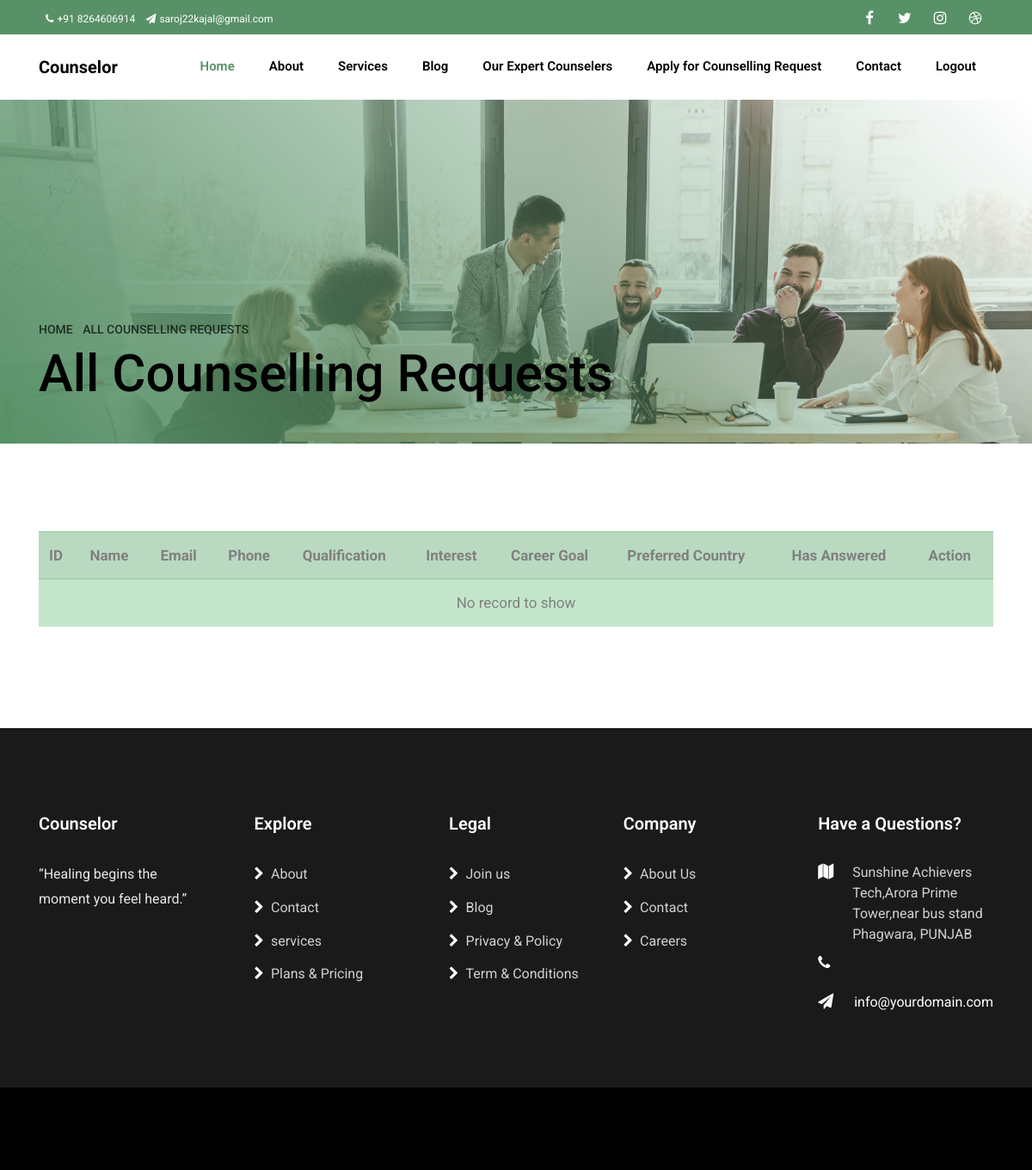
Before: /conreq_view.php (signed in) with the older database file.
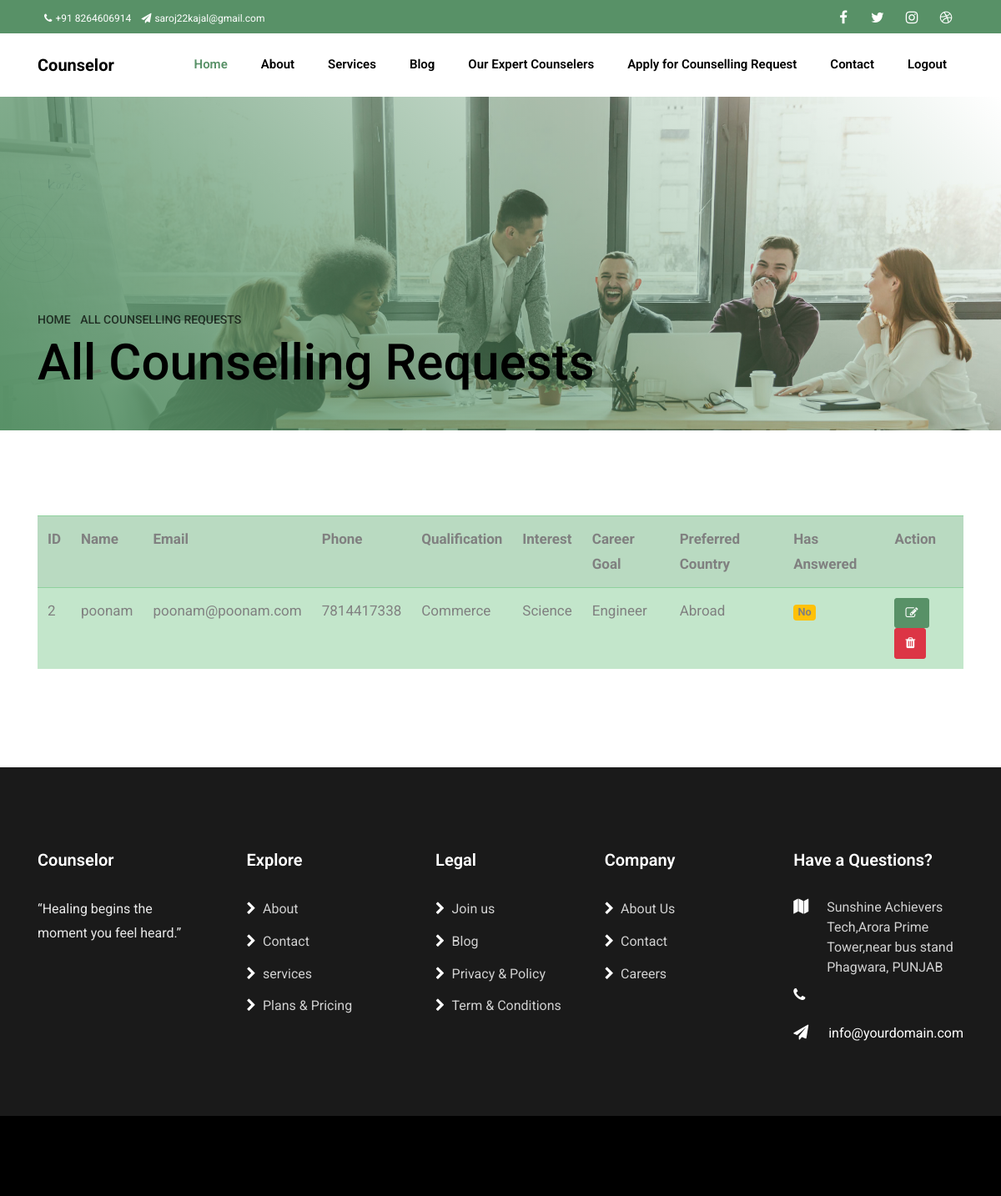
After: the same page with the newer database file.
### tables this page shows
CREATE TABLE `counselling_requests` (
  `id` int NOT NULL AUTO_INCREMENT,
  `name` varchar(100) NOT NULL,
  `email` varchar(100) NOT NULL,
  `phone` varchar(20) NOT NULL,
  `qualification` varchar(50) NOT NULL,
  `interest` text NOT NULL,
  `career_goal` varchar(100) DEFAULT NULL,
  `preferred_country` varchar(50) DEFAULT NULL,
  `comments` text,
  `has_answered` enum('yes','no') NOT NULL DEFAULT 'no',
  `created_at` timestamp NULL DEFAULT CURRENT_TIMESTAMP,
  PRIMARY KEY (`id`)
);

### conreq_view.php (the view, shortened to what this page needs)
<?php
include 'config.php';
include('header.php');
$result = $conn->query("SELECT * FROM counselling_requests");
?>
<section class="hero-wrap hero-wrap-2" style="background-image: url('../asset/images/bg_2.jpg');"
    data-stellar-background-ratio="0.5">
    <div class="overlay"></div>
    <div class="container">
        <div class="row no-gutters slider-text align-items-end">
            <div class="col-md-9 ftco-animate pb-5">
                <p class="breadcrumbs mb-2"><span class="mr-2"><a href="index.php">Home </a></span> <span><a href="conreq_view.php">All
                            Counselling Requests<i class="ion-ios-arrow-forward"></i></a></span></p>
                <h1 class="mb-0 bread">All Counselling Requests</h1>
            </div>
        </div>
    </div>
</section>
<section class="ftco-section">
    <div class="container">
        <table class="table table-success table-striped">
            <tr>
                <th>ID</th>
                <th>Name</th>
                <th>Email</th>
                <th>Phone</th>
                <th>Qualification</th>
                <th>Interest</th>
                <th>Career Goal</th>
                <th>Preferred Country</th>
                <th>Has Answered</th>
                <th>Action</th>
            </tr>
            <?php if ($result->num_rows > 0): ?>
                <?php while ($row = $result->fetch_assoc()) { ?>
                    <tr>
                        <td><?php echo $row['id']; ?></td>
                        <td><?php echo $row['name']; ?></td>
                        <td><?php echo $row['email']; ?></td>
                        <td><?php echo $row['phone']; ?></td>
                        <td><?php echo $row['qualification']; ?></td>
                        <td><?php echo $row['interest']; ?></td>
                        <td><?php echo $row['career_goal']; ?></td>
                        <td><?php echo $row['preferred_country']; ?></td>
                        <td>
                            <?php
                                echo ($row['has_answered'] == 'yes')
                                    ? "<span class='badge bg-success text-white'>Yes</span>"
                                    : "<span class='badge bg-warning'>No</span>";
                            ?>
                        </td>
                        <td>
                            <a href="./conreq_edit.php?id=<?php echo $row['id']; ?>">
                                <button class="btn btn-primary" name="id"><i class="fa fa-edit"></i></button>
                            </a>
                            <a href="./conreq_delete.php?id=<?php echo $row['id']; ?>" onclick="return confirm('Are you sure?')">
                                <button class="btn btn-danger" name="id"><i class="fa fa-trash"></i></button>
                            </a>
                        </td>
                    </tr>
                <?php } ?>
            <?php else: ?>
                <tr>
                    <td colspan="10" class="text-center">No record to show</td>
                </tr>
            <?php endif; ?>
        </table>
    </div>
</section>
<?php include('footer.php'); ?>

Changed rows visible on the page:
added counselling_requests: id "2", name "poonam", email "poonam@poonam.com", phone "7814417338", qualification "Commerce", interest "Science", career_goal "Engineer", preferred_country "Abroad", has_answered "No"
Other visible differences:
text no longer shown: "No record to show"
